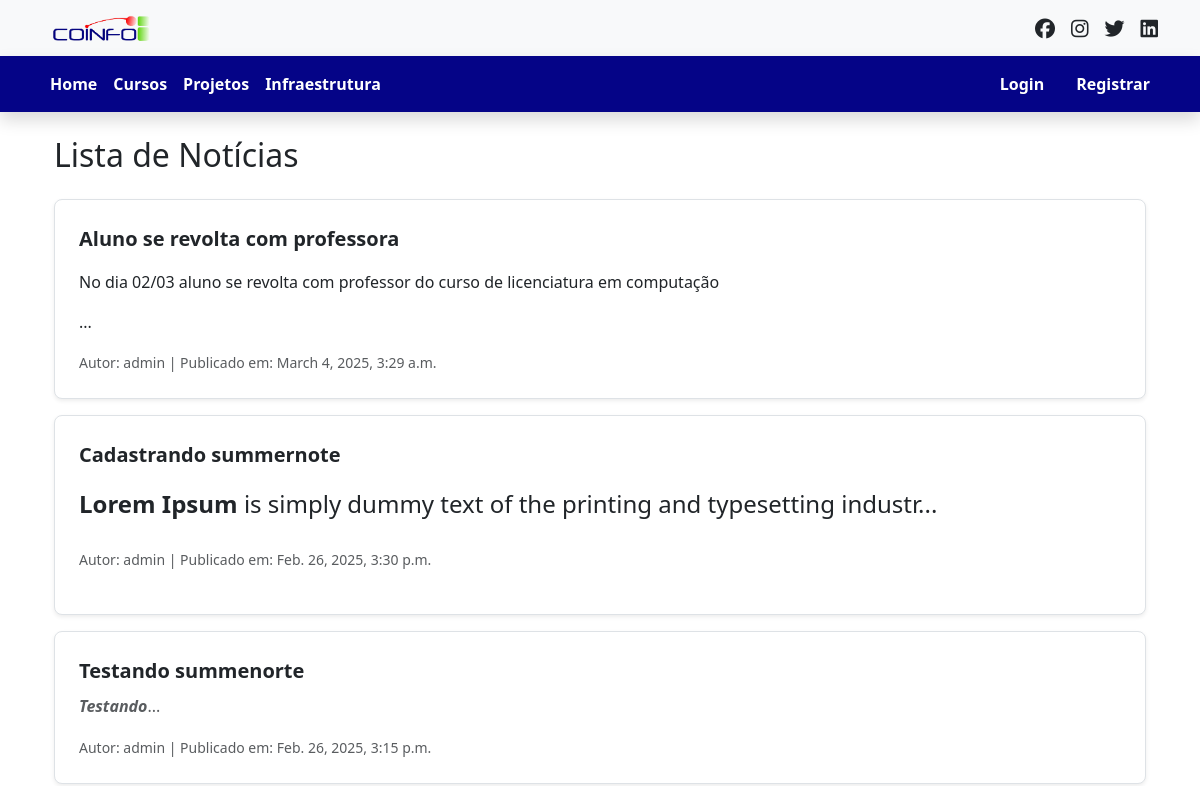
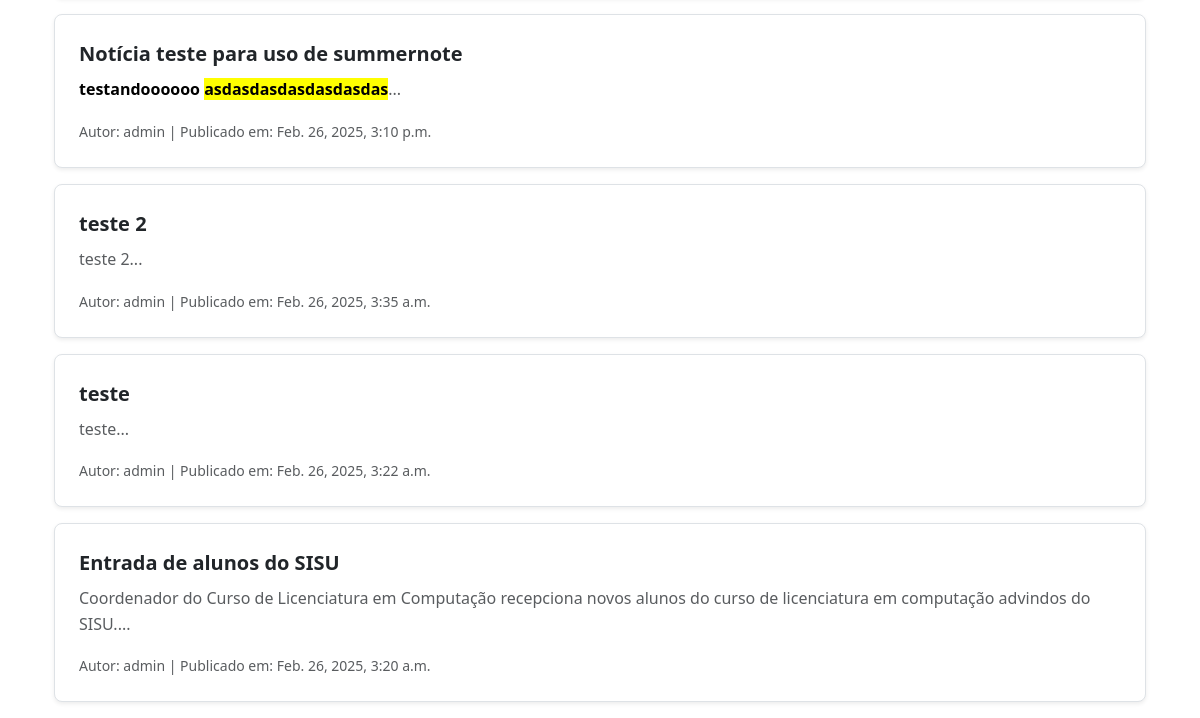
Before: /noticias/ with the older database file (2 pictures, top to bottom).
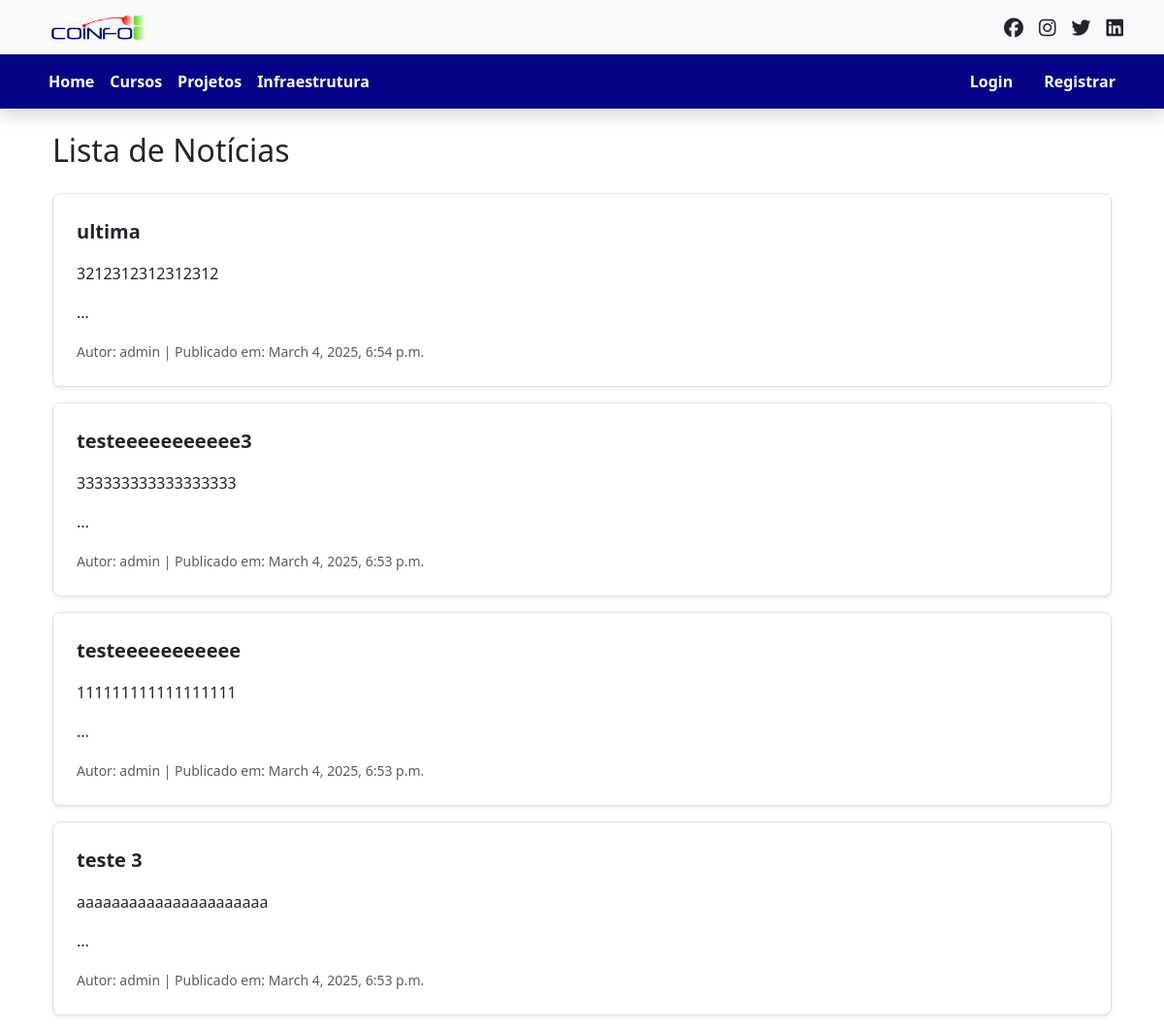
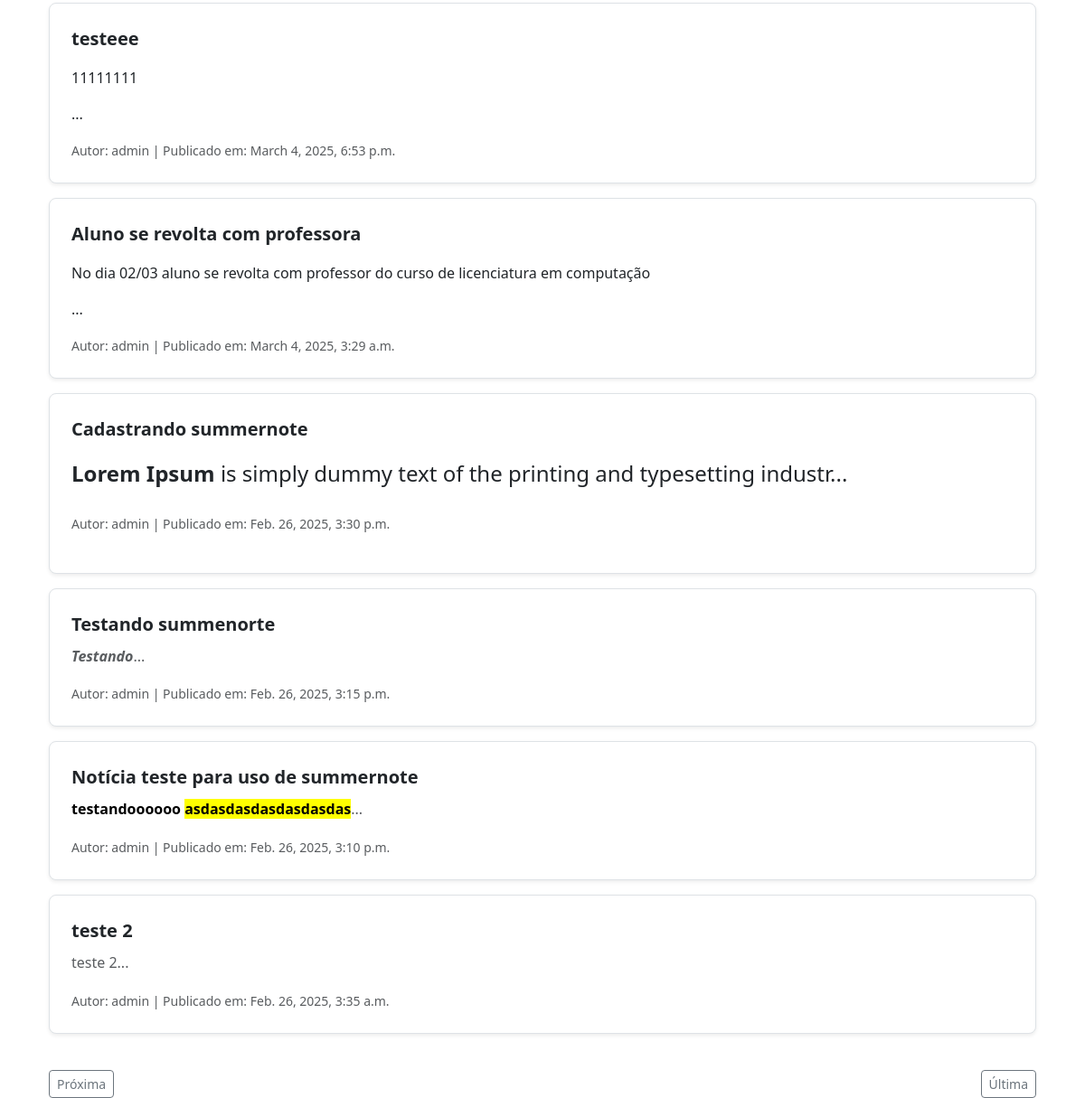
After: the same page with the newer database file (2 pictures, top to bottom).
### sistema/models.py (models this page shows, shortened)
class Noticia(models.Model):
    STATUS_CHOICES = [
        ('rascunho', 'Rascunho'),
        ('publicado', 'Publicado'),
    ]
    ATIVACAO_CHOICES = [
        ('ativada', 'Ativada'),
        ('desativada', 'Desativada'),
    ]
    titulo = models.CharField(max_length=255)
    conteudo = models.TextField()
    autor = models.ForeignKey(User, on_delete=models.CASCADE)
    data_publicacao = models.DateTimeField(auto_now_add=True)
    status = models.CharField(max_length=10, choices=STATUS_CHOICES, default='rascunho')
    ativacao = models.CharField(max_length=10, choices=ATIVACAO_CHOICES, default='ativada')

### sistema/views.py (the view)
# urls.py: path('noticias/', views.lista_noticias, name='lista_noticias'),
def lista_noticias(request):
    noticias = Noticia.objects.filter(status='publicado', ativacao='ativada').order_by('-data_publicacao')
    paginator = Paginator(noticias, 10)  # Exibir 10 notícias por página
    page_number = request.GET.get('page')
    page_obj = paginator.get_page(page_number)
    return render(request, 'noticias/lista.html', {'page_obj': page_obj})

### sistema/templates/noticias/lista.html (shortened to what this page needs)
{% extends "base.html" %}
{% block content %}
<div class="container mt-4">
    <h2 class="mb-4">Lista de Notícias</h2>
    <ul class="list-group">
        {% for noticia in page_obj %}
        <a href="{% url 'detalhe_noticia' noticia.id %}" class="text-decoration-none text-dark">
            <li class="list-group-item mb-3 shadow-sm border rounded-3 p-4">
                    <strong class="d-block mb-2" style="font-size: 1.25rem; font-weight: 600;">{{ noticia.titulo }}</strong>
                    <p class="text-muted" style="font-size: 1rem; line-height: 1.6;">
                        {{ noticia.conteudo|slice:":200"|safe }}...
                    </p>
                    <small class="text-muted" style="font-size: 0.875rem;">
                        Autor: {{ noticia.autor.get_full_name|default:noticia.autor.username }} |
                        Publicado em: {{ noticia.data_publicacao }}
                    </small>
                </li>
            </a>
        {% empty %}
            <li class="list-group-item">Nenhuma notícia disponível no momento.</li>
        {% endfor %}
    </ul>
    {% if page_obj.has_other_pages %}
        <div class="d-flex justify-content-between mt-4">
            {% if page_obj.has_next %}
                <a href="?page={{ page_obj.next_page_number }}" class="btn btn-outline-secondary btn-sm">Próxima</a>
                <a href="?page={{ page_obj.paginator.num_pages }}" class="btn btn-outline-secondary btn-sm">Última</a>
            {% endif %}
        </div>
    {% endif %}
</div>
{% endblock %}

Changed rows visible on the page:
no longer on this page (row unchanged): Noticia: titulo "teste", conteudo "teste", autor.get_full_name "admin", data_publicacao "Feb. 26, 2025, 3:22 a.m."
no longer on this page (row unchanged): Noticia: titulo "Entrada de alunos do SISU", conteudo "Coordenador do Curso de Licenciatura em Computação recepciona novos alunos do curso de licenciatura em computação advindos do SISU.", autor.get_full_name "admin", data_publicacao "Feb. 26, 2025, 3:20 a.m."
added Noticia: titulo "ultima", conteudo "3212312312312312", autor.get_full_name "admin", data_publicacao "March 4, 2025, 6:54 p.m."
added Noticia: titulo "testeeeeeeeeeee3", conteudo "333333333333333333", autor.get_full_name "admin", data_publicacao "March 4, 2025, 6:53 p.m."
added Noticia: titulo "testeeeeeeeeeee", conteudo "111111111111111111", autor.get_full_name "admin", data_publicacao "March 4, 2025, 6:53 p.m."
added Noticia: titulo "teste 3", conteudo "aaaaaaaaaaaaaaaaaaaaaa", autor.get_full_name "admin", data_publicacao "March 4, 2025, 6:53 p.m."
added Noticia: titulo "testeee", conteudo "11111111", autor.get_full_name "admin", data_publicacao "March 4, 2025, 6:53 p.m."
Other visible differences:
text now shown: "Próxima Última"
